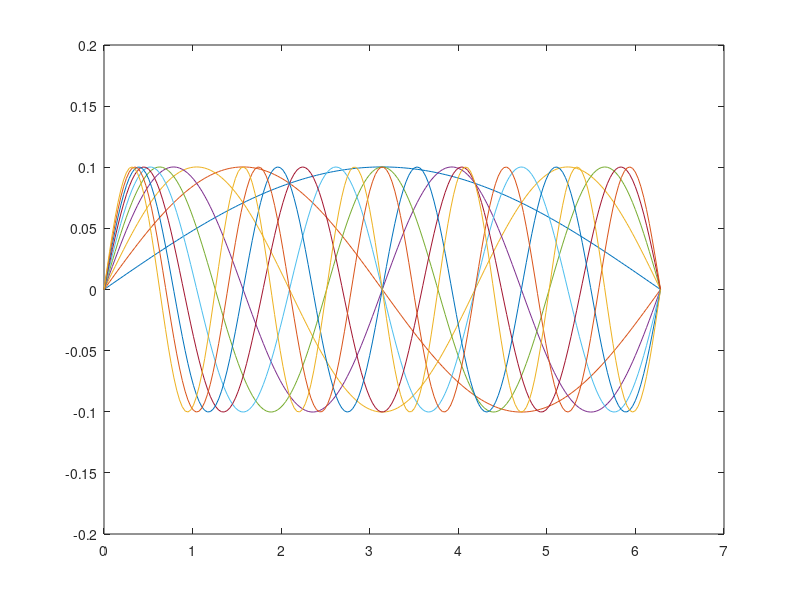
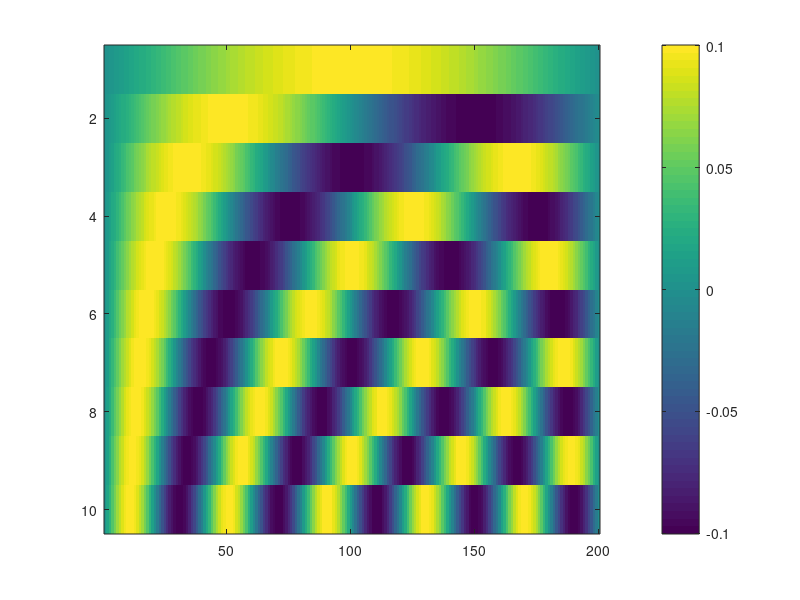
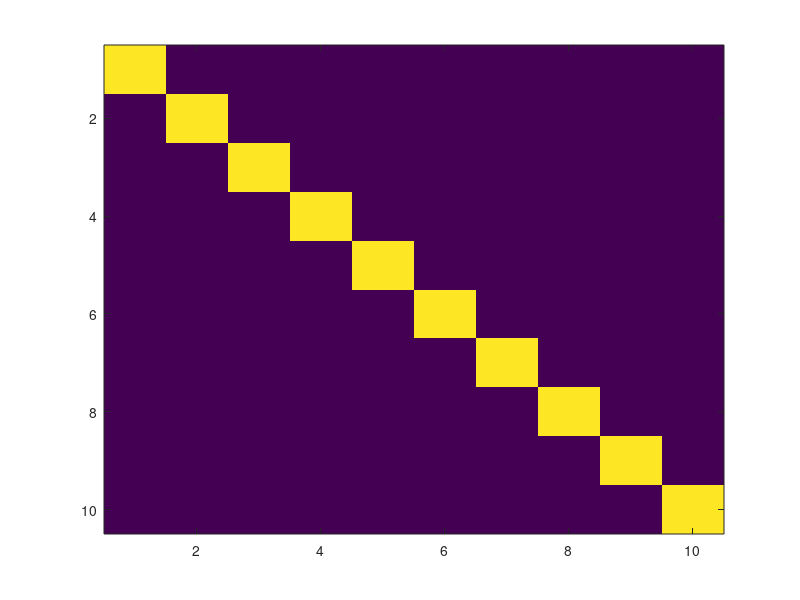
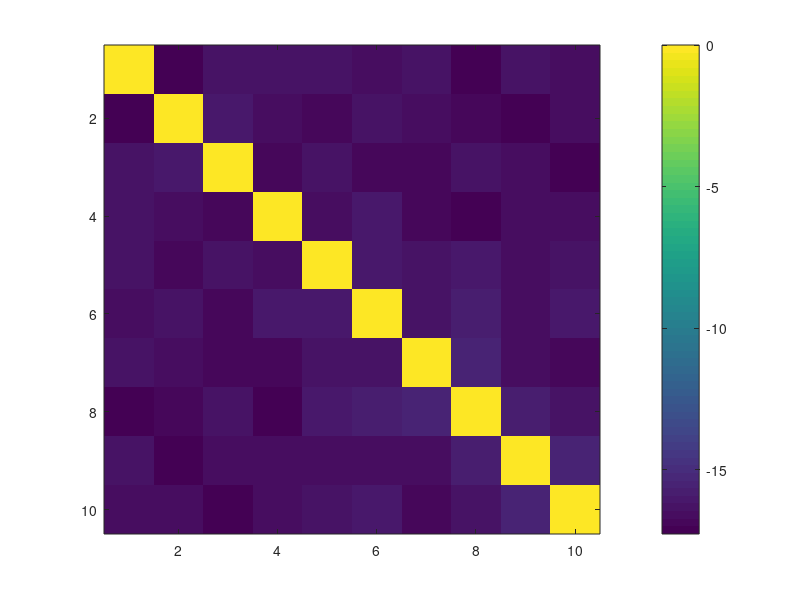

MATLAB code to generate these figures, in order: (Note: this script raises an error after producing the figures.)
%% 
clc; close all; clear all;

%% Let's Construct the Discrete Sine Matrix.


M = 10; N = 200;

GridPoints     = linspace(0, 2*pi, N);
DiscreteMatrix = zeros(M, N);

for Index = 1:M
    Row = sin(GridPoints*Index/2);
    Row = Row / norm(Row);
    DiscreteMatrix(Index, :) = Row;
end

for Index = 1: M
    plot(GridPoints, DiscreteMatrix(Index, :)); hold on
end

%% Let's Visualize the Matrix
figure; 
imagesc(DiscreteMatrix); colorbar
CorrelationsMatrix = DiscreteMatrix*DiscreteMatrix'; 
figure; 
imagesc(DiscreteMatrix*DiscreteMatrix');
figure; 
imagesc(log10(abs(CorrelationsMatrix))); colorbar; 

%% Let's try out the function we made! 
DSMatrix = DiscreteSineMatrix(10, 200); 


%% Let's Try to use it to approximate some functions! 
M = 10; 
N = 200;
DSMatrix = DiscreteSineMatrix(M, N); 
x = linspace(0, 2*pi, N)';
y = x';

DotProjections = DSMatrix*x;
Recovered = DSMatrix'*DotProjections;

figure;
plot(1:M, DotProjections, "o");

figure;
plot(Recovered);


%% Let's make a function for the matrix 

function Matrix = DiscreteSineMatrix(M, N)
    
    GridPoints     = linspace(0, 2*pi, N);
    DiscreteMatrix = zeros(M, N);

    for Index = 1:M
        Row = sin(GridPoints*Index/2);
        Row = Row / norm(Row);
        DiscreteMatrix(Index, :) = Row;
    end

    Matrix = DiscreteMatrix;
end
